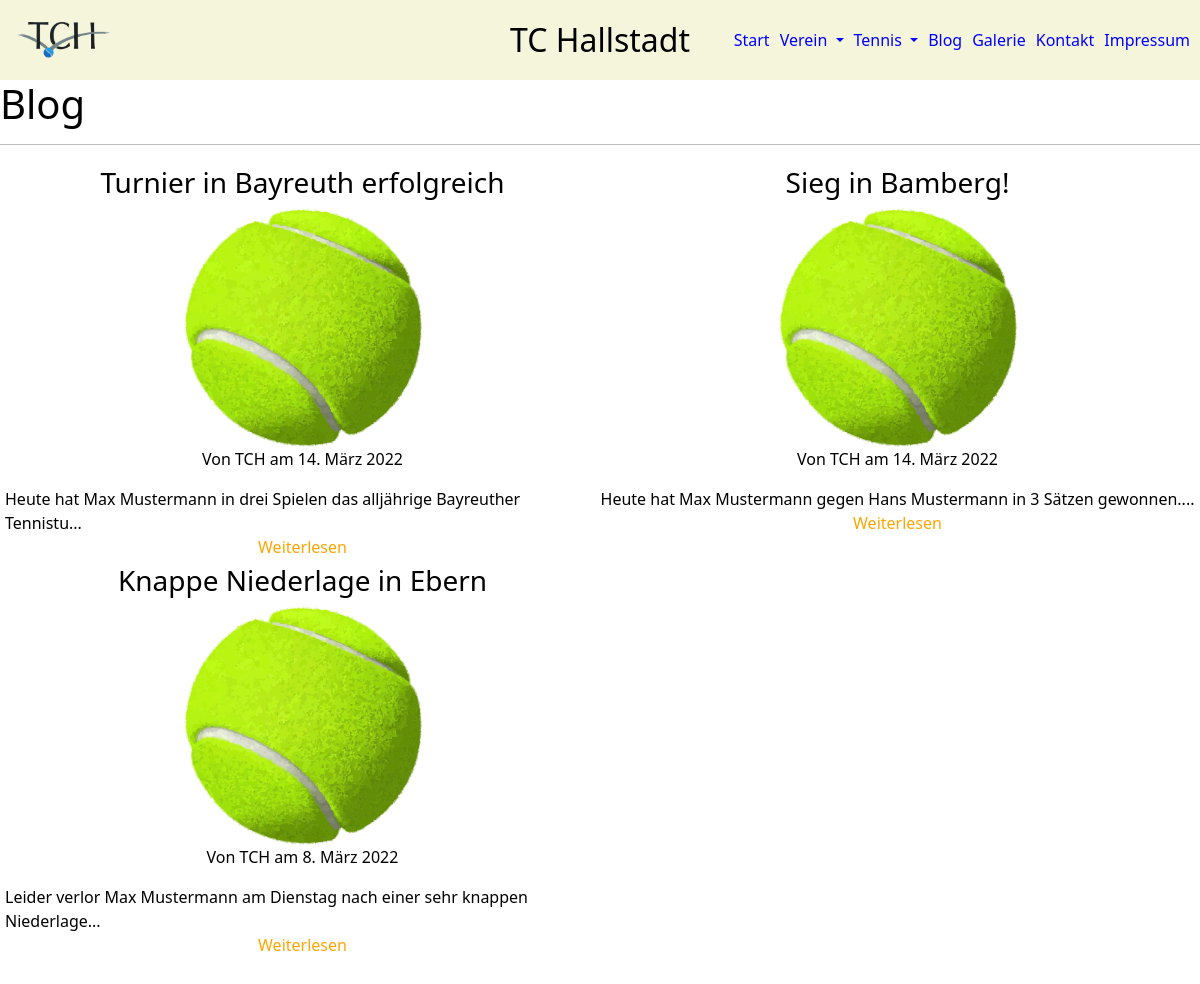
/blog/, run on an earlier commit of the app's database.
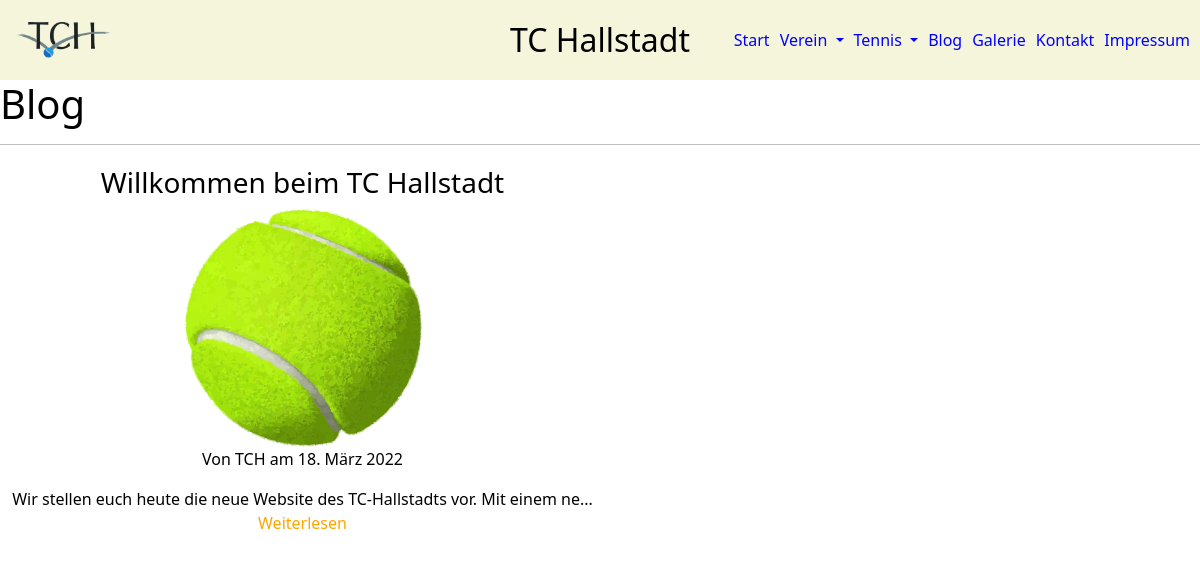
And on a later commit of the database.
### tennisclub/models.py (models this page shows)
class BlogPost(models.Model):
    titel = models.CharField(max_length=50, verbose_name='Titel *')
    creation = models.DateTimeField(auto_now_add=True, blank=True, editable=False)
    inhalt = models.CharField(max_length=2000, verbose_name='Inhalt *')
    bild = models.ImageField(blank=True, default="tennisball.png")
    autor = models.ForeignKey(User, on_delete=models.CASCADE)
    uuid = models.UUIDField(primary_key=True, default=uuid.uuid4, editable=False)
    date= models.DateField(verbose_name='Datum *')
    standort = models.CharField(max_length=50, blank=True, null=True)
    def __str__(self):
        return self.titel[:30] + '...'
    def snippet(self):
        return self.inhalt[:75] + '...'

### tennisclub/views.py (the view)
# urls.py: path('blog/', views.blog_view, name='blog'),
def blog_view(request):
    blogForm = BlogForm()
    blogPosts = BlogPost.objects.all().order_by('-date')
    print(blogPosts)
    return render(request, 'blog.html', {'blogForm': blogForm, 'blogPosts': blogPosts})

### tennisclub/templates/blog.html (shortened to what this page needs)
{% extends 'base.html' %} {% block content %} {% load static %}
<h1>Blog</h1>
<hr />
<div class="blog_posts">
  {% for blogPost in blogPosts %}
  <div class="blog_post">
    <div class="blog_post_card">
      <a style="color:black; display: flex; flex-direction: column; align-items:center" href="/blog/{{blogPost.uuid}}"><h3>{{blogPost.titel}}</h3>
      <img
      {% if blogPost.bild.url != '' %}
        src="../../static{{blogPost.bild.url}}"
        {% endif %}
        alt=""
        style="width: 40%"
      /></a>
      <p>Von {{blogPost.autor}} am {{blogPost.date}}</p>
      <p style="margin: 0;">{{blogPost.snippet}}</p>
      <a style="margin-bottom: 5px;" href="/blog/{{blogPost.uuid}}">Weiterlesen</a>
    </div>
  </div>
  {% endfor %}
</div>
 {% endblock content %}

What changed in the data, as far as the page shows it:
removed BlogPost: titel "Turnier in Bayreuth erfolgreich", bild (picture), autor "TCH", date "14. März 2022", snippet "Heute hat Max Mustermann in drei Spielen das alljährige Bayreuther Tennistu..."
removed BlogPost: titel "Sieg in Bamberg!", bild (picture), autor "TCH", date "14. März 2022", snippet "Heute hat Max Mustermann gegen Hans Mustermann in 3 Sätzen gewonnen...."
removed BlogPost: titel "Knappe Niederlage in Ebern", bild (picture), autor "TCH", date "8. März 2022", snippet "Leider verlor Max Mustermann am Dienstag nach einer sehr knappen Niederlage..."
added BlogPost: titel "Willkommen beim TC Hallstadt", bild (picture), autor "TCH", date "18. März 2022", snippet "Wir stellen euch heute die neue Website des TC-Hallstadts vor. Mit einem ne..."
